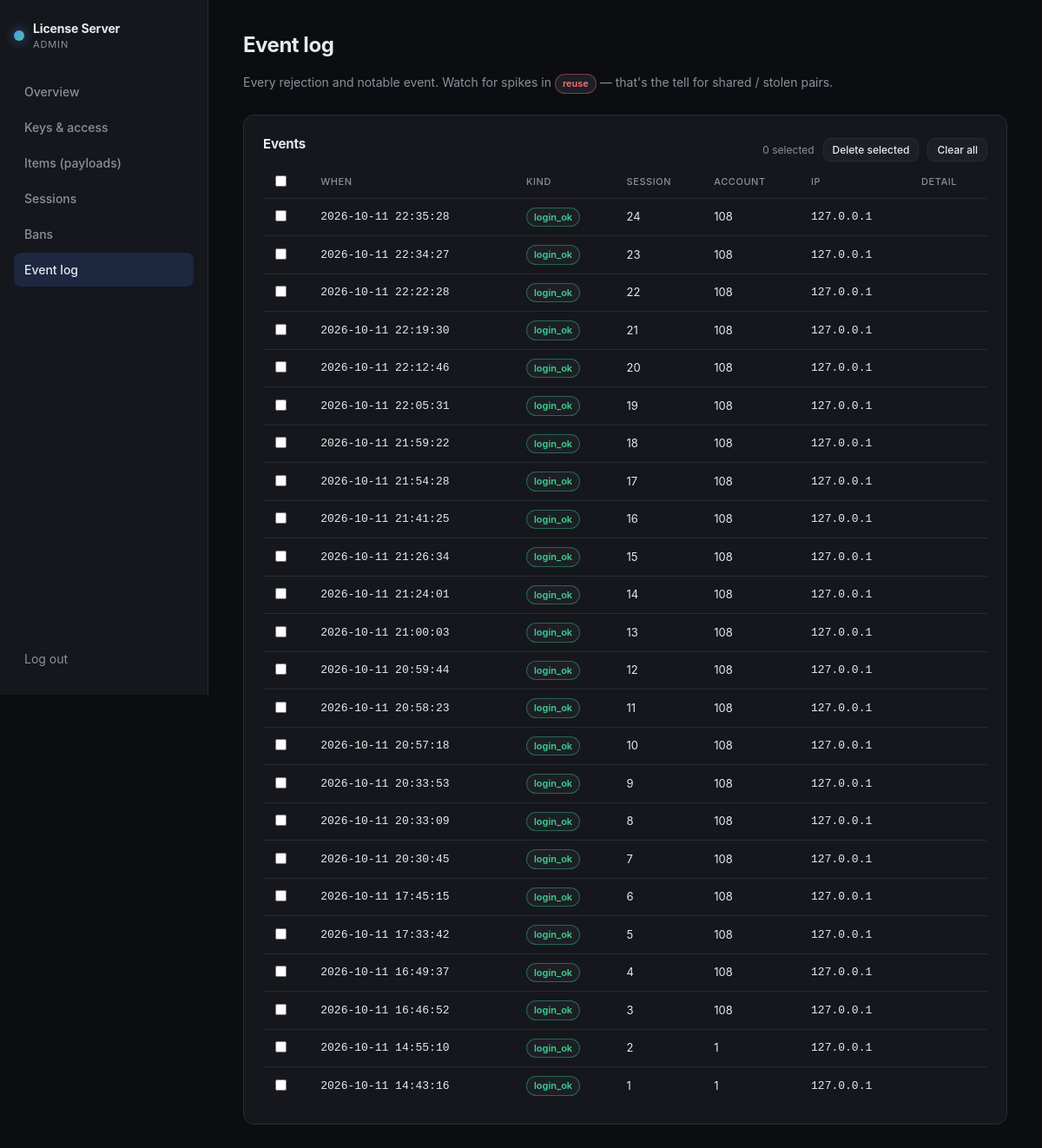
Page /admin/events (signed in) on the committed database.
### tables this page shows
CREATE TABLE events (
    id          INTEGER PRIMARY KEY AUTOINCREMENT,
    kind        TEXT NOT NULL,
    session_id  INTEGER,
    account_id  INTEGER,
    ip          TEXT,
    detail      TEXT,
    created     REAL NOT NULL
);

### app/routes_admin.py (the view)
    @router.get("/events", response_class=HTMLResponse)
    async def events_page(request: Request):
        if not _authed(request):
            return _redirect("/admin/login")
        store = request.app.state.store
        return _templates.TemplateResponse("events.html", {
            "request": request,
            "events": store.list_events(limit=300),
        })

### app/templates/events.html (shortened to what this page needs)
{% extends "base.html" %}
{% set active = 'events' %}
{% block content %}
<header class="page-head">
  <h1>Event log</h1>
  <p class="muted">Every rejection and notable event. Watch for spikes in <span class="tag tag-reuse">reuse</span> — that's the tell for shared / stolen pairs.</p>
</header>
<section class="card">
  <div class="card-head">
    <h2>Events</h2>
    {% if events %}
    <div class="inline-form">
      <span class="muted small" id="bulk-count">0 selected</span>
      <button type="submit" form="bulk-events-form" class="ghost small danger" disabled id="bulk-del-btn">Delete selected</button>
      <form method="post" action="/admin/events/delete_all" class="inline"
            onsubmit="return confirm('Clear the ENTIRE event log? This cannot be undone.');">
        <button class="ghost small danger">Clear all</button>
      </form>
    </div>
    {% endif %}
  </div>
  <table>
    <thead><tr>
      <th>{% if events %}<input type="checkbox" id="bulk-select-all">{% endif %}</th>
      <th>When</th><th>Kind</th><th>Session</th><th>Account</th><th>IP</th><th>Detail</th>
    </tr></thead>
    <tbody>
    {% for e in events %}
      <tr class="{{ 'row-warn' if e.kind in ('reuse','bad_secret','login_hwid_mismatch') }}">
        <td><input type="checkbox" class="bulk-select" name="event_id" value="{{ e.id }}" form="bulk-events-form"></td>
        <td class="mono">{{ e.created|ts }}</td>
        <td><span class="tag tag-{{ e.kind }}">{{ e.kind }}</span></td>
        <td>{{ e.session_id or '—' }}</td>
        <td>{{ e.account_id or '—' }}</td>
        <td class="mono">{{ e.ip or '' }}</td>
        <td class="mono small">{{ e.detail or '' }}</td>
      </tr>
    {% else %}
      <tr><td colspan="7" class="muted">No events yet.</td></tr>
    {% endfor %}
    </tbody>
  </table>
</section>
{% endblock %}

### app/static/style.css (style rules this page uses)
:root { --bg: #0c0d10; --panel: #15171c; --panel-2: #1c1f26; --border: #272b33; --text: #e7e9ee; --muted: #8a909c; --accent: #5b8cff; --accent-soft: #1d2740; --good: #3ecf8e; --bad: #ff6b6b; --warn: #ffb020; --radius: 12px; --mono: ui-monospace, "SF Mono", "JetBrains Mono", Menlo, Consolas, monospace; --sans: -apple-system, BlinkMacSystemFont, "Segoe UI", Roboto, Helvetica, Arial, sans-serif; }
* { box-sizing: border-box; }
html, body { margin: 0; padding: 0; }
body { background: var(--bg); color: var(--text); font-family: var(--sans); font-size: 14px; line-height: 1.5; -webkit-font-smoothing: antialiased; }
.page-head { margin-bottom: 24px; }
.page-head h1 { margin: 0 0 4px; font-size: 24px; letter-spacing: -.02em; }
.muted { color: var(--muted); }
.small { font-size: 12px; }
.mono { font-family: var(--mono); }
h2 { font-size: 15px; margin: 0 0 14px; letter-spacing: -.01em; }
.card { background: var(--panel); border: 1px solid var(--border); border-radius: var(--radius); padding: 22px; margin-bottom: 20px; }
.card-head { display: flex; justify-content: space-between; align-items: center; }
table { width: 100%; border-collapse: collapse; font-size: 13px; }
thead th { text-align: left; color: var(--muted); font-weight: 500; padding: 8px 10px; border-bottom: 1px solid var(--border); text-transform: uppercase; font-size: 11px; letter-spacing: .05em; }
tbody td { padding: 10px; border-bottom: 1px solid var(--border); vertical-align: middle; }
tbody tr:last-child td { border-bottom: none; }
input, select, button { font-family: inherit; font-size: 14px; }
input, select { background: var(--panel-2); border: 1px solid var(--border); color: var(--text); border-radius: 8px; padding: 9px 11px; outline: none; }
.inline-form { display: flex; gap: 10px; align-items: center; flex-wrap: wrap; }
.inline { display: inline; }
button { background: var(--accent); color: #fff; border: none; border-radius: 8px; padding: 9px 16px; font-weight: 550; cursor: pointer; }
button.ghost { background: var(--panel-2); color: var(--text); border: 1px solid var(--border); }
button.small { padding: 5px 10px; font-size: 12px; }
.tag { display: inline-block; padding: 2px 8px; border-radius: 999px; font-size: 11px; font-weight: 600; background: var(--panel-2); border: 1px solid var(--border); color: var(--muted); }
.tag-login_ok { color: var(--good); border-color: rgba(62,207,142,.4); }
.tag-reuse, .tag-bad_secret, .tag-login_hwid_mismatch { color: var(--bad); border-color: rgba(255,107,107,.4); }

### rows in the picture
events: created|ts "2026-10-11 22:35:28", kind "login_ok", session "24", account "108", ip "127.0.0.1"
events: created|ts "2026-10-11 22:34:27", kind "login_ok", session "23", account "108", ip "127.0.0.1"
events: created|ts "2026-10-11 22:22:28", kind "login_ok", session "22", account "108", ip "127.0.0.1"
events: created|ts "2026-10-11 22:19:30", kind "login_ok", session "21", account "108", ip "127.0.0.1"
events: created|ts "2026-10-11 22:12:46", kind "login_ok", session "20", account "108", ip "127.0.0.1"
events: created|ts "2026-10-11 22:05:31", kind "login_ok", session "19", account "108", ip "127.0.0.1"
events: created|ts "2026-10-11 21:59:22", kind "login_ok", session "18", account "108", ip "127.0.0.1"
events: created|ts "2026-10-11 21:54:28", kind "login_ok", session "17", account "108", ip "127.0.0.1"
events: created|ts "2026-10-11 21:41:25", kind "login_ok", session "16", account "108", ip "127.0.0.1"
events: created|ts "2026-10-11 21:26:34", kind "login_ok", session "15", account "108", ip "127.0.0.1"
events: created|ts "2026-10-11 21:24:01", kind "login_ok", session "14", account "108", ip "127.0.0.1"
events: created|ts "2026-10-11 21:00:03", kind "login_ok", session "13", account "108", ip "127.0.0.1"
events: created|ts "2026-10-11 20:59:44", kind "login_ok", session "12", account "108", ip "127.0.0.1"
events: created|ts "2026-10-11 20:58:23", kind "login_ok", session "11", account "108", ip "127.0.0.1"
events: created|ts "2026-10-11 20:57:18", kind "login_ok", session "10", account "108", ip "127.0.0.1"
events: created|ts "2026-10-11 20:33:53", kind "login_ok", session "9", account "108", ip "127.0.0.1"
events: created|ts "2026-10-11 20:33:09", kind "login_ok", session "8", account "108", ip "127.0.0.1"
events: created|ts "2026-10-11 20:30:45", kind "login_ok", session "7", account "108", ip "127.0.0.1"
events: created|ts "2026-10-11 17:45:15", kind "login_ok", session "6", account "108", ip "127.0.0.1"
events: created|ts "2026-10-11 17:33:42", kind "login_ok", session "5", account "108", ip "127.0.0.1"
events: created|ts "2026-10-11 16:49:37", kind "login_ok", session "4", account "108", ip "127.0.0.1"
events: created|ts "2026-10-11 16:46:52", kind "login_ok", session "3", account "108", ip "127.0.0.1"
events: created|ts "2026-10-11 14:55:10", kind "login_ok", session "2", account "1", ip "127.0.0.1"
events: created|ts "2026-10-11 14:43:16", kind "login_ok", session "1", account "1", ip "127.0.0.1"
